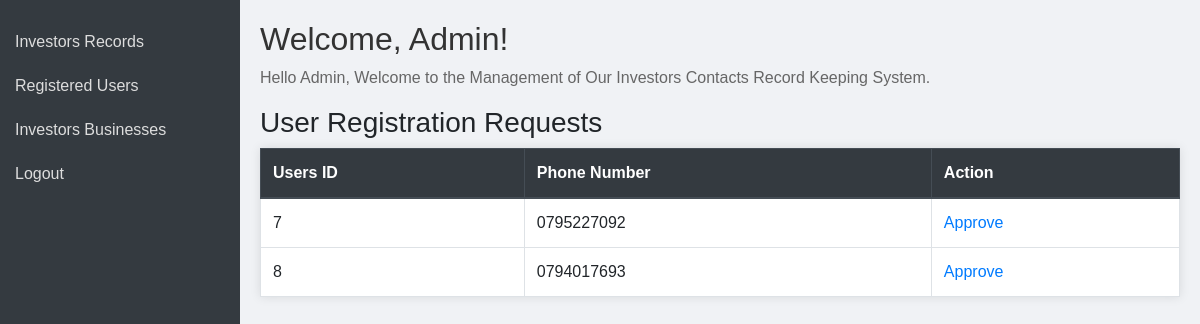
The page /Admin_Dashboard.php (signed in) on the database its author committed.
### tables this page shows
CREATE TABLE `users_information` (
  `Users_ID` int(255) NOT NULL,
  `Phone_Number` varchar(10) NOT NULL,
  `Password` varchar(30) NOT NULL,
  `is_approved` tinyint(1) NOT NULL DEFAULT 0
);

### Admin_Dashboard.php (the view, shortened to what this page needs)
<?php
require 'db.php';
$stmt = $pdo->prepare("SELECT * FROM users_information WHERE is_approved = 0");
$stmt->execute();
$users = $stmt->fetchAll();
?>
<!DOCTYPE html>
<html lang="en">
<head>
    <link href="https://stackpath.bootstrapcdn.com/bootstrap/4.3.1/css/bootstrap.min.css" rel="stylesheet">
</head>
<body>
    <div class="sidebar">
        <a href="dashboard.php">Investors Records</a>
        <a href="manage_users.php">Registered Users</a>
        <a href="investors_businesses.php">Investors Businesses</a>
        <a href="Admin_Logout.php">Logout</a>
    </div>
    <div class="main-content">
        <div class="welcome">
            <h2>Welcome, Admin!</h2>
            <p>Hello Admin, Welcome to the Management of Our Investors Contacts Record Keeping System.</p>
        </div>
        <h3>User Registration Requests</h3>
        <table class="table table-bordered">
            <thead class="thead-dark">
                <tr>
                    <th>Users ID</th>
                    <th>Phone Number</th>
                    <th>Action</th>
                </tr>
            </thead>
            <tbody>
                <?php foreach ($users as $user): ?>
                    <tr>
                        <td><?= htmlspecialchars($user['Users_ID']); ?></td>
                        <td><?= htmlspecialchars($user['Phone_Number']); ?></td>
                        <td class="action-links">
                            <a href="approve_user.php?id=<?= $user['Users_ID']; ?>">Approve</a>
                        </td>
                    </tr>
                <?php endforeach; ?>
            </tbody>
        </table>
    </div>
</body>
</html>

### Admin_Dashboard.php (style rules this page uses)
body { font-family: 'Nunito', sans-serif; margin: 0; padding: 0; background-color: #f0f2f5; }
.sidebar { height: 100vh; width: 240px; position: fixed; z-index: 1; top: 0; left: 0; background-color: #343a40; overflow-x: hidden; padding-top: 20px; }
.sidebar a { padding: 10px 15px; text-decoration: none; font-size: 16px; color: #ddd; display: block; transition: 0.3s; }
.main-content { margin-left: 240px; padding: 20px; }
.welcome h2 { color: #333; }
.welcome p { color: #666; font-size: 16px; }
.table { background-color: white; box-shadow: 0 0 10px rgba(0, 0, 0, 0.1); }
.thead-dark th { background-color: #007bff; color: white; }
.action-links a { color: #007bff; font-weight: 500; }

### rows shown on the page
users_information: Users_ID "7", Phone_Number "0795227092"
users_information: Users_ID "8", Phone_Number "0794017693"
